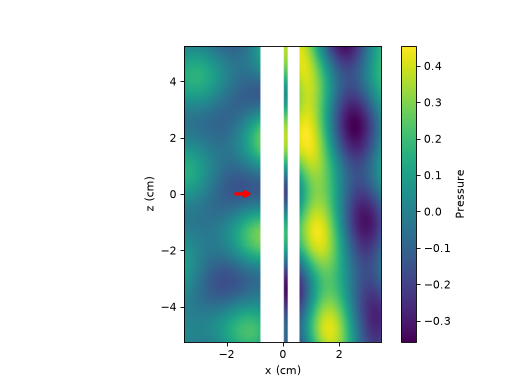

Source code (Python):
import matplotlib.pyplot as plt
import numpy as np

import acoustotreams

k0 =  2 * np.pi * 50000 / acoustotreams.AcousticMaterial().c
materials = [acoustotreams.AcousticMaterial(1050 + 100j, 2350 - 300j), 
            acoustotreams.AcousticMaterial(998, 1497)]
lmax = mmax = 3
radii = [0.0065, 0.0055]
positions = [[-0.004, -0.005, 0], [0.004, 0.005, 0]]
period = 0.035
lattice = acoustotreams.Lattice(period)
kz = 0.1 * k0
n = acoustotreams.AcousticMaterial().c / 1497

sphere = acoustotreams.AcousticTMatrix.sphere(lmax, k0, radii[0], materials)
chain = sphere.latticeinteraction.solve(lattice, kz * n)
bmax = 3.1 * lattice.reciprocal
cwb = acoustotreams.ScalarCylindricalWaveBasis.diffr_orders(kz * n, mmax, lattice, bmax)
chain_tmc = acoustotreams.AcousticTMatrixC.from_array(chain, cwb)

cylinder = acoustotreams.AcousticTMatrixC.cylinder(np.unique(cwb.kz), mmax, k0, radii[1], materials)

cluster = acoustotreams.AcousticTMatrixC.cluster([chain_tmc, cylinder], positions).interaction.solve()
inc = acoustotreams.plane_wave_scalar(
    [np.sqrt(cluster.k0 * cluster.k0 - kz * kz), 0, kz], 
    k0=cluster.k0, 
    material=cluster.material
)
sca = cluster.sca(inc)

x = np.linspace(-period, period, 101)
z = np.linspace(-0.5*period, 0.5*period, 101)
X, Z = np.meshgrid(x, z)
points = np.stack([X, np.zeros_like(X), Z], axis=-1)
valid = cluster.valid_points(points, radii)
p = np.full(X.shape, np.nan, complex)
p[valid] = np.asarray(sca.pfield(points[valid]))[:, 0]

p = np.concatenate(
    (
        np.real(p * np.exp(-1j * kz * n * period)),
        p.real,
        np.real(p * np.exp(1j * kz * n * period)),
    )
)
z = np.concatenate((z - period, z, z + period,))

fig, ax = plt.subplots()
cax = ax.imshow(
    p,
    extent = [x.min() * 100, x.max() * 100, z.min() * 100, z.max() * 100],
    aspect='equal',
    origin='lower',
)
cb = plt.colorbar(cax)
cb.set_label("Pressure")
ax.set_xlabel("x (cm)")
ax.set_ylabel("z (cm)")
ax.annotate(
    "", 
    xy=(-1.0, 0),
    xytext=(-1.75, 0), 
    arrowprops=dict(
        arrowstyle="->",
        lw=3, 
        color="red" 
    )
)
fig.show()
